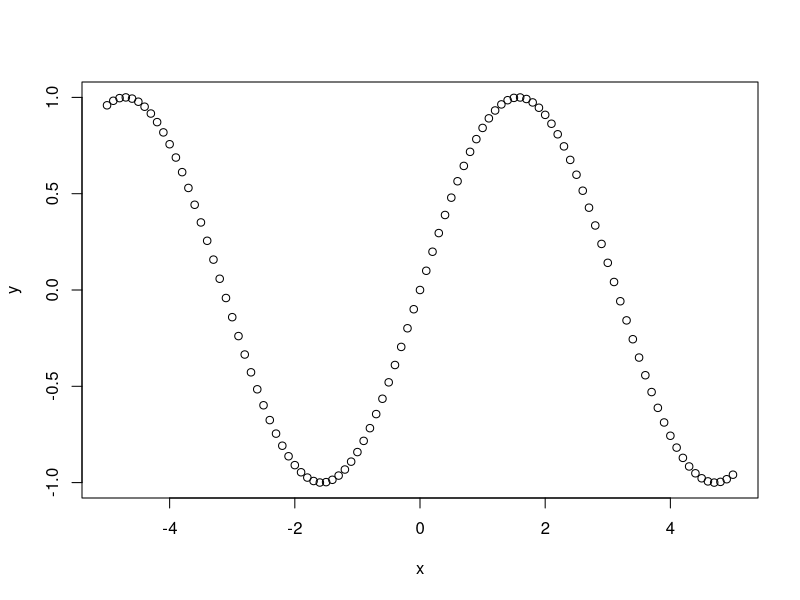

This chart was generated by the following R code:
#
#  Compare with -> colon operator
#


seq(20, 41, by=4)
# [1] 20 24 28 32 36 40

seq(10, 26, length=4)
# [1] 10.00000 15.33333 20.66667 26.00000


# { Parameter along
df <- data.frame(
  col_1 = c(   1 ,    2 ,    3 ,    4 ,    5 ,    6 ,    7 ,    8 ),
  col_2 = c('Foo', 'Foo', 'Bar', 'Foo', 'Baz', 'Baz', 'Foo', 'Bar')
)
df.splitted <- split(df, 
          c(  'A',   'A',   'A',   'B',   'A',   'B',   'C',   'C')
)

df.splitted
seq(along=df.splitted)
# [1] 1 2 3
# }

# { Using seq for a plot
x11(width=20,height=10)

x <- seq(-5, 5, by=.1)

y <- sin(x)

plot(x,y)

# Wait for mouse click or enter pressed
z <- locator(1)
# }
